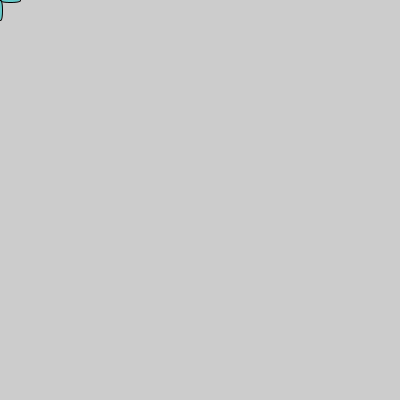
Frame 1 (no input)
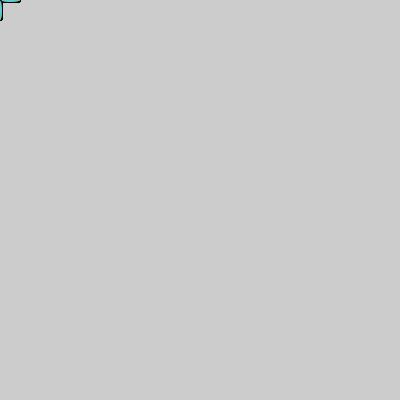
Frame 60 (the mouse pressed at the canvas centre just before this capture)
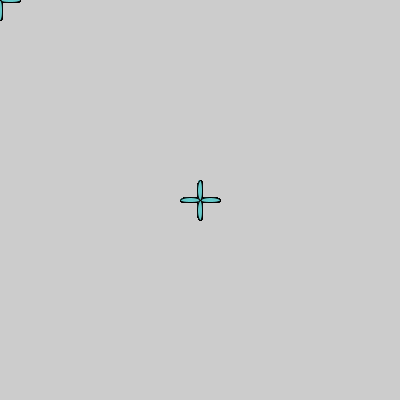
Frame 120 (the mouse held since frame 60 and released just before this capture)

The Processing sketch that drew these frames (run headless with seeded random() and noise(); from frame 60 on, the mouse is pressed at the canvas centre):

// Processing sketch: drawFunction
// ── drawFunction.pde
void setup() {
  size(400, 400);
  fill(100, 200, 200);
}
void draw() {
  ellipse(mouseX+10, mouseY, 20, 5);
  ellipse(mouseX-10, mouseY, 20, 5);
  ellipse(mouseX, mouseY+10, 5, 20);
  ellipse(mouseX, mouseY-10, 5, 20);
}
